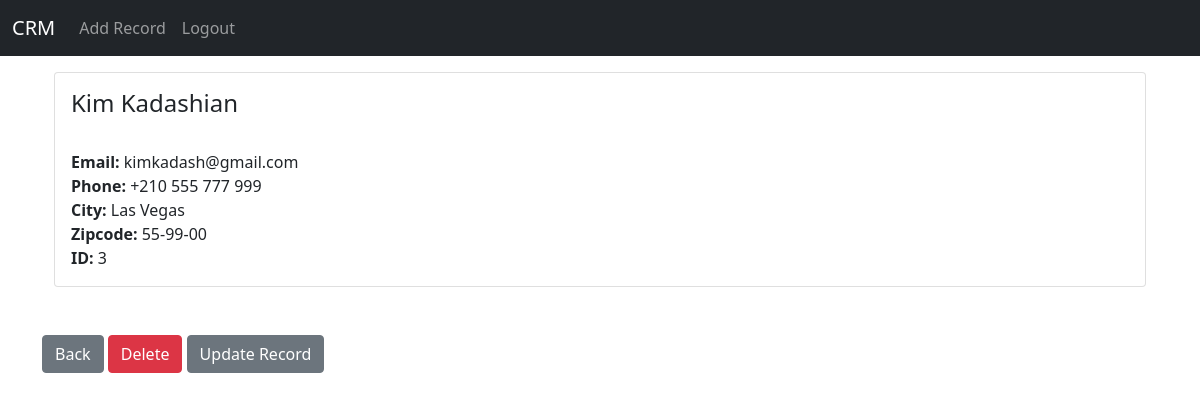
Screenshot of /record/3 (signed in) with the database file from the repository.
### website/models.py (models this page shows)
class Record(models.Model):
    Created_at =models.DateTimeField(auto_now_add =True)
    first_name =models.CharField(max_length = 50)
    last_name =models.CharField(max_length = 50)
    phone = models.CharField(max_length = 50)
    email =models.CharField(max_length = 50)
    city =models.CharField(max_length = 50)
    zipcode = models.CharField(max_length = 50)

### website/views.py (the view)
# urls.py: path('record/<int:pk>',views.Customer_record,name='record'),
def Customer_record(request,pk):
    if request.user.is_authenticated:
        Customer_record = Record.objects.get(id=pk)
        return render(request, 'records.html', {'Customer_record': Customer_record})
    else:
        messages.success(request,'You have to login first!!')
        return redirect('index')

### website/templates/records.html (shortened to what this page needs)
<!DOCTYPE html>
<html lang="en">
<head>
</head>
<body>
{% extends 'base.html' %}
{% block content %}
<div class="container mt-3">
    <div class="card">
      <div class="card-body">
        <h4 class="card-title">{{ Customer_record.first_name }} {{ Customer_record.last_name }}</h4><br>
        <p class="card-text"><strong>Email: </strong>{{ Customer_record.email }}<br>
           <strong> Phone:</strong> {{ Customer_record.phone }} <br>
            <strong>City: </strong>{{ Customer_record.city }} <br>
           <strong>Zipcode: </strong> {{ Customer_record.zipcode }} <br>
          <strong>ID: </strong>  {{ Customer_record.id }}</p>
      </div>
    </div>
  </div>
  <br><br>
<a href="{% url 'index'%}" class="btn btn-secondary">Back</a>
<a href="{% url 'delete_record' Customer_record.id %}" class="btn btn-danger">Delete</a>
<a href="{% url 'update_record' Customer_record.id %}" class="btn btn-secondary">Update Record</a>
{% endblock %}

### rows the page displays
Record: first_name "Kim", last_name "Kadashian", email "kimkadash@gmail.com", phone "+210 555 777 999", city "Las Vegas", zipcode "55-99-00", id "3"
